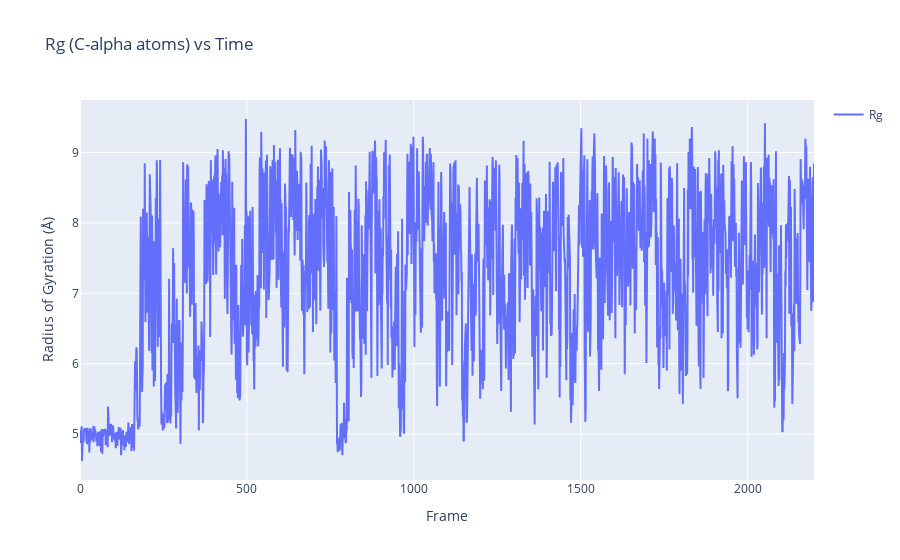

The cell this chart's notebook holds for it:
### Markdown cell above
### 4.2. Radius of Gyration: `rg_analysis`

### Code cell
rg_result = genesis_exe.rg_analysis(molecule=mol, trajs=traj, 
                                    selection_group=["an:CA"], 
                                    mass_weighted=True)

fig = go.Figure()
fig.add_trace(go.Scatter(x=np.arange(traj.nframe), y=rg_result.rg,
                        mode='lines', name='Rg'))

fig.update_layout(
    title="Rg (C-alpha atoms) vs Time",
    xaxis_title="Frame",
    yaxis_title="Radius of Gyration (Å)",
    showlegend=True
)

fig.show()
print("Plotly plot for rg_analysis generated.")

### Figure 1 — Plotly figure (JSON) as saved in the notebook; plotly's stock layout.template omitted (floating-point values rounded to 4 significant figures; data arrays with more than 128 entries replaced by an {"elided": "..."} marker saying what was removed)
{"data": [{"mode": "lines", "name": "Rg", "type": "scatter", "x": {"elided": "2200 int values"}, "y": {"elided": "2200 float values"}}], "layout": {"showlegend": true, "title": {"text": "Rg (C-alpha atoms) vs Time"}, "xaxis": {"title": {"text": "Frame"}}, "yaxis": {"title": {"text": "Radius of Gyration (Å)"}}}}
